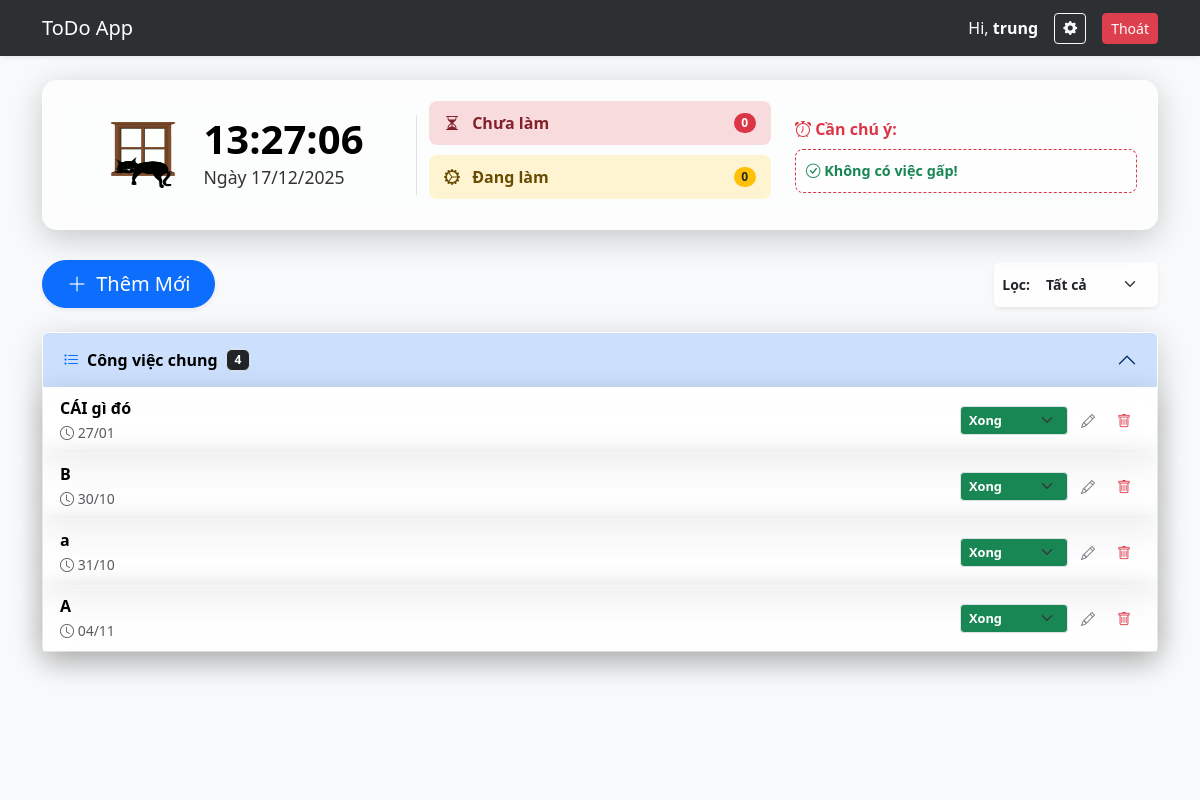
Page /menu.php (signed in) on the committed database.
### tables this page shows
CREATE TABLE `tasks` (
  `id` int NOT NULL,
  `user_id` int NOT NULL,
  `title` varchar(255) NOT NULL,
  `description` text,
  `due_date` date DEFAULT NULL,
  `status` enum('pending','in_progress','completed') NOT NULL DEFAULT 'pending',
  `created_at` timestamp NULL DEFAULT CURRENT_TIMESTAMP,
  `group_id` int DEFAULT NULL
);

### includes/check.php (called while the page is built, shortened)
<?php
$current_username = $_SESSION['username'];
?>

### menu.php (the view, shortened to what this page needs)
<?php
require_once 'includes/check.php';
require_once 'config/db.php';
$stmt_user = $pdo->prepare("SELECT bg_type, bg_url FROM users WHERE id = :uid");
$stmt_user->execute(['uid' => $current_user_id]);
$user_pref = $stmt_user->fetch();
$bg_type = $user_pref['bg_type'] ?? 'video';
$bg_url = $user_pref['bg_url'] ?? 'assets/VD.mp4';
$sort = $_GET['sort'] ?? 'due_date';
$filter_status = $_GET['filter_status'] ?? 'all';
$sql = "SELECT tasks.*, task_groups.name as group_name
        FROM tasks
        LEFT JOIN task_groups ON tasks.group_id = task_groups.id
        WHERE tasks.user_id = :user_id";
$params = ['user_id' => $current_user_id];
$sql .= " ORDER BY $sort ASC";
$stmt = $pdo->prepare($sql);
$stmt->execute($params);
$all_tasks = $stmt->fetchAll();
$count_pending = 0; $count_in_progress = 0; $urgent_tasks = [];
$tasks_by_group = []; $tasks_uncategorized = [];
foreach ($all_tasks as $task) {
    if ($task['group_id']) { $tasks_by_group[$task['group_id']][] = $task; }
    else { $tasks_uncategorized[] = $task; }
}
?>
<!DOCTYPE html>
<html lang="vi">
<head>
    <link href="https://cdn.jsdelivr.net/npm/bootstrap@5.3.3/dist/css/bootstrap.min.css" rel="stylesheet">
    <link rel="stylesheet" href="https://cdn.jsdelivr.net/npm/bootstrap-icons@1.11.3/font/bootstrap-icons.css">
</head>
<body class="bg-light" onload="startTime()">
    <?php if ($bg_type == 'video'): ?>
        <video autoplay muted loop id="bg-video">
            <source src="<?= $bg_url ?>" type="video/mp4">
        </video>
    <?php endif; ?>
<nav class="navbar navbar-expand-lg navbar-dark bg-dark shadow-sm sticky-top" style="opacity: 0.95;">
    <div class="container">
        <a class="navbar-brand" href="menu.php">ToDo App</a>
        <div class="d-flex align-items-center gap-3">
            <span class="navbar-text text-white d-none d-sm-block">
                Hi, <strong><?= htmlspecialchars($current_username) ?></strong>
            </span>
            <button class="btn btn-sm btn-outline-light" data-bs-toggle="modal" data-bs-target="#settingsModal" title="Đổi hình nền">
                <i class="bi bi-gear-fill"></i>
            </button>
            <a class="btn btn-sm btn-danger" href="logout.php">Thoát</a>
        </div>
    </div>
</nav>
<div class="container mt-4">
    <div class="dashboard-banner">
        <div class="row align-items-center">
            <div class="col-md-4 clock-box">
                <img src="assets/mèo.gif" alt="Cat" style="width: 80px; height: auto; max-height: 80px;">
                <div>
                    <div id="clock" class="time-text">--:--:--</div>
                    <div id="date" class="date-text">Đang tải...</div>
                </div>
            </div>
            <div class="col-md-4">
                <div class="status-bar bar-pending">
                    <span><i class="bi bi-hourglass-split me-2"></i> Chưa làm</span>
                    <span class="badge bg-danger rounded-pill"><?= $count_pending ?></span>
                </div>
                <div class="status-bar bar-progress">
                    <span><i class="bi bi-gear-wide-connected me-2"></i> Đang làm</span>
                    <span class="badge bg-warning text-dark rounded-pill"><?= $count_in_progress ?></span>
                </div>
            </div>
            <div class="col-md-4">
                <div class="fw-bold mb-2 text-danger" style="text-shadow: 0 0 5px white;"><i class="bi bi-alarm"></i> Cần chú ý:</div>
                <div class="urgent-box">
                    <?php if (empty($urgent_tasks)): ?>
                        <span class="text-success fw-bold"><i class="bi bi-check-circle"></i> Không có việc gấp!</span>
                    <?php else: ?>
                        <?php foreach ($urgent_tasks as $msg): ?>
                            <span class="urgent-item"><i class="bi bi-exclamation-circle-fill"></i> <?= htmlspecialchars($msg) ?></span>
                        <?php endforeach; ?>
                    <?php endif; ?>
                </div>
            </div>
        </div>
    </div>
    <div class="row align-items-center mb-4">
        <div class="col-md-6 text-md-start text-center mb-3 mb-md-0">
            <button type="button" class="btn btn-primary btn-lg shadow-sm px-4 rounded-pill" data-bs-toggle="modal" data-bs-target="#addTaskModal">
                <i class="bi bi-plus-lg me-1"></i> Thêm Mới
            </button>
        </div>
        <div class="col-md-6 d-flex justify-content-md-end justify-content-center">
            <form method="GET" action="menu.php" class="d-flex gap-2 align-items-center p-2 rounded shadow-sm" style="background-color: rgba(255,255,255,0.8);">
                <label class="small fw-bold">Lọc:</label>
                <select name="filter_status" class="form-select form-select-sm border-0 bg-transparent fw-bold" onchange="this.form.submit()">
                    <option value="all" <?= $filter_status == 'all' ? 'selected' : '' ?>>Tất cả</option>
                </select>
            </form>
        </div>
    </div>
    <div class="accordion pb-5" id="taskAccordion">
        <?php if (!empty($tasks_uncategorized)): ?>
            <div class="accordion-item mb-3 shadow-sm">
                <h2 class="accordion-header">
                    <button class="accordion-button fw-bold" type="button" data-bs-toggle="collapse" data-bs-target="#collapseUncat">
                        <i class="bi bi-list-task me-2 text-primary"></i> Công việc chung
                        <span class="badge bg-dark text-white ms-2 border"><?= count($tasks_uncategorized) ?></span>
                    </button>
                </h2>
                <div id="collapseUncat" class="accordion-collapse collapse show" data-bs-parent="#taskAccordion">
                    <div class="accordion-body p-0">
                        <?php renderTasks($tasks_uncategorized); ?>
                    </div>
                </div>
            </div>
        <?php endif; ?>
    </div>
</div>
<?php function renderTasks($list) { ?>
    <div class="list-group list-group-flush">
        <?php foreach ($list as $task): ?>
            <div class="list-group-item">
                <div class="d-flex justify-content-between align-items-center">
                    <div class="text-truncate pe-2">
                        <div class="fw-bold"><?= htmlspecialchars($task['title']) ?></div>
                        <?php if($task['due_date']): ?>
                            <small class="text-muted"><i class="bi bi-clock"></i> <?= date('d/m', strtotime($task['due_date'])) ?></small>
                        <?php endif; ?>
                    </div>
                    <div class="d-flex align-items-center gap-1">
                        <?php
                        $bg = '';
                        if ($task['status'] == 'pending') $bg = 'text-bg-danger';
                        elseif ($task['status'] == 'in_progress') $bg = 'text-bg-warning';
                        elseif ($task['status'] == 'completed') $bg = 'text-bg-success';
                        ?>
                        <form action="chucnang/CRUD.php" method="POST">
                            <select name="status" class="form-select form-select-sm <?= $bg ?>" style="width:auto; font-size:0.8rem; font-weight:bold;" onchange="this.form.submit()">
                                <option value="completed" style="background:white;color:black" <?= $task['status']=='completed'?'selected':'' ?>>Xong</option>
                            </select>
                        </form>
                        <button class="btn btn-sm btn-link text-secondary" data-bs-toggle="modal" data-bs-target="#editTaskModal<?= $task['id'] ?>"><i class="bi bi-pencil"></i></button>
                        <form action="chucnang/CRUD.php" method="POST" onsubmit="return confirm('Xóa?');">
                            <button class="btn btn-sm btn-link text-danger"><i class="bi bi-trash"></i></button>
                        </form>
                    </div>
                </div>
            </div>
        <?php endforeach; ?>
    </div>
<?php } ?>
</body>
</html>

### rows in the picture
tasks: title "CÁI gì đó", due_date "27/01", status "Xong"
tasks: title "B", due_date "30/10", status "Xong"
tasks: title "a", due_date "31/10", status "Xong"
tasks: title "A", due_date "04/11", status "Xong"

### other values in the picture
$current_username "trung"
$count_pending "0"
$count_in_progress "0"
count($tasks_uncategorized) "4"
